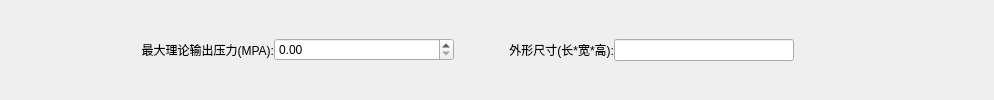
        <widget class="QWidget" name="widget_6" native="true">
         <layout class="QHBoxLayout" name="horizontalLayout_6">
          <property name="spacing">
           <number>0</number>
          </property>
          <property name="leftMargin">
           <number>0</number>
          </property>
          <property name="topMargin">
           <number>0</number>
          </property>
          <property name="rightMargin">
           <number>0</number>
          </property>
          <property name="bottomMargin">
           <number>0</number>
          </property>
          <item>
           <spacer name="horizontalSpacer">
            <property name="orientation">
             <enum>Qt::Horizontal</enum>
            </property>
            <property name="sizeType">
             <enum>QSizePolicy::Minimum</enum>
            </property>
            <property name="sizeHint" stdset="0">
             <size>
              <width>114</width>
              <height>20</height>
             </size>
            </property>
           </spacer>
          </item>
          <item>
           <widget class="QLabel" name="label_20">
            <property name="minimumSize">
             <size>
              <width>160</width>
              <height>0</height>
             </size>
            </property>
            <property name="maximumSize">
             <size>
              <width>160</width>
              <height>16777215</height>
             </size>
            </property>
            <property name="text">
             <string>最大理论输出压力(MPA):</string>
            </property>
            <property name="alignment">
             <set>Qt::AlignRight|Qt::AlignTrailing|Qt::AlignVCenter</set>
            </property>
           </widget>
          </item>
          <item>
           <widget class="QDoubleSpinBox" name="maxOutputPressureDSB">
            <property name="minimumSize">
             <size>
              <width>180</width>
              <height>0</height>
             </size>
            </property>
            <property name="maximumSize">
             <size>
              <width>180</width>
              <height>16777215</height>
             </size>
            </property>
            <property name="maximum">
             <double>9999999999.989999771118164</double>
            </property>
           </widget>
          </item>
          <item>
           <widget class="QLabel" name="label_19">
            <property name="minimumSize">
             <size>
              <width>160</width>
              <height>0</height>
             </size>
            </property>
            <property name="maximumSize">
             <size>
              <width>160</width>
              <height>16777215</height>
             </size>
            </property>
            <property name="text">
             <string>外形尺寸(长*宽*高):</string>
            </property>
            <property name="alignment">
             <set>Qt::AlignRight|Qt::AlignTrailing|Qt::AlignVCenter</set>
            </property>
           </widget>
          </item>
          <item>
           <widget class="QLineEdit" name="dimensionsLE">
            <property name="minimumSize">
             <size>
              <width>180</width>
              <height>0</height>
             </size>
            </property>
            <property name="maximumSize">
             <size>
              <width>180</width>
              <height>16777215</height>
             </size>
            </property>
           </widget>
          </item>
          <item>
           <spacer name="horizontalSpacer_4">
            <property name="orientation">
             <enum>Qt::Horizontal</enum>
            </property>
            <property name="sizeType">
             <enum>QSizePolicy::Maximum</enum>
            </property>
            <property name="sizeHint" stdset="0">
             <size>
              <width>200</width>
              <height>20</height>
             </size>
            </property>
           </spacer>
          </item>
         </layout>
        </widget>
